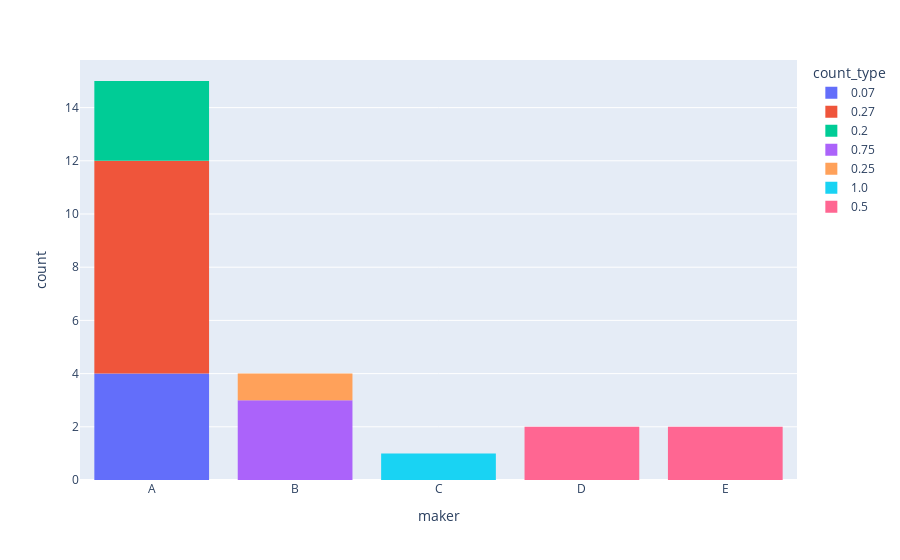

The cell this chart's notebook holds for it:
### Code cell
import plotly.express as px

fig = px.histogram(df, x="maker", color="count_type")
fig.show()

### Figure 1 — Plotly figure (JSON) as saved in the notebook; plotly's stock layout.template omitted (floating-point values rounded to 4 significant figures)
{"data": [{"alignmentgroup": "True", "bingroup": "x", "hovertemplate": "count_type=0.07<br>maker=%{x}<br>count=%{y}<extra></extra>", "legendgroup": "0.07", "marker": {"color": "#636efa", "pattern": {"shape": ""}}, "name": "0.07", "offsetgroup": "0.07", "orientation": "v", "showlegend": true, "type": "histogram", "x": ["A", "A", "A", "A"], "xaxis": "x", "yaxis": "y"}, {"alignmentgroup": "True", "bingroup": "x", "hovertemplate": "count_type=0.27<br>maker=%{x}<br>count=%{y}<extra></extra>", "legendgroup": "0.27", "marker": {"color": "#EF553B", "pattern": {"shape": ""}}, "name": "0.27", "offsetgroup": "0.27", "orientation": "v", "showlegend": true, "type": "histogram", "x": ["A", "A", "A", "A", "A", "A", "A", "A"], "xaxis": "x", "yaxis": "y"}, {"alignmentgroup": "True", "bingroup": "x", "hovertemplate": "count_type=0.2<br>maker=%{x}<br>count=%{y}<extra></extra>", "legendgroup": "0.2", "marker": {"color": "#00cc96", "pattern": {"shape": ""}}, "name": "0.2", "offsetgroup": "0.2", "orientation": "v", "showlegend": true, "type": "histogram", "x": ["A", "A", "A"], "xaxis": "x", "yaxis": "y"}, {"alignmentgroup": "True", "bingroup": "x", "hovertemplate": "count_type=0.75<br>maker=%{x}<br>count=%{y}<extra></extra>", "legendgroup": "0.75", "marker": {"color": "#ab63fa", "pattern": {"shape": ""}}, "name": "0.75", "offsetgroup": "0.75", "orientation": "v", "showlegend": true, "type": "histogram", "x": ["B", "B", "B"], "xaxis": "x", "yaxis": "y"}, {"alignmentgroup": "True", "bingroup": "x", "hovertemplate": "count_type=0.25<br>maker=%{x}<br>count=%{y}<extra></extra>", "legendgroup": "0.25", "marker": {"color": "#FFA15A", "pattern": {"shape": ""}}, "name": "0.25", "offsetgroup": "0.25", "orientation": "v", "showlegend": true, "type": "histogram", "x": ["B"], "xaxis": "x", "yaxis": "y"}, {"alignmentgroup": "True", "bingroup": "x", "hovertemplate": "count_type=1.0<br>maker=%{x}<br>count=%{y}<extra></extra>", "legendgroup": "1.0", "marker": {"color": "#19d3f3", "pattern": {"shape": ""}}, "name": "1.0", "offsetgroup": "1.0", "orientation": "v", "showlegend": true, "type": "histogram", "x": ["C"], "xaxis": "x", "yaxis": "y"}, {"alignmentgroup": "True", "bingroup": "x", "hovertemplate": "count_type=0.5<br>maker=%{x}<br>count=%{y}<extra></extra>", "legendgroup": "0.5", "marker": {"color": "#FF6692", "pattern": {"shape": ""}}, "name": "0.5", "offsetgroup": "0.5", "orientation": "v", "showlegend": true, "type": "histogram", "x": ["D", "D", "E", "E"], "xaxis": "x", "yaxis": "y"}], "layout": {"barmode": "relative", "legend": {"title": {"text": "count_type"}, "tracegroupgap": 0}, "margin": {"t": 60}, "xaxis": {"anchor": "y", "domain": [0, 1], "title": {"text": "maker"}}, "yaxis": {"anchor": "x", "domain": [0, 1], "title": {"text": "count"}}}}
